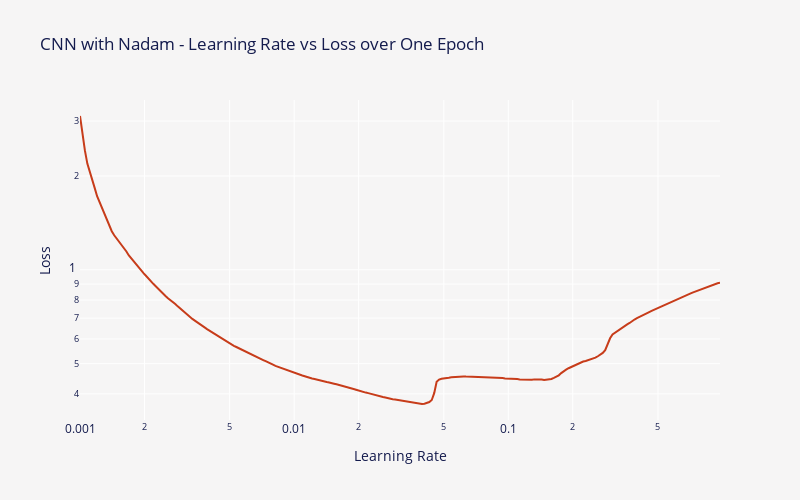

The code cell stored with this chart in its notebook:
### Markdown cell above
<p style="font-size:20px; font-family:JetBrains Mono; color:#3E3F4C; border-bottom: 3px solid #c73c1a">Notes 📜</p>
<blockquote style="margin-right:auto; margin-left:auto; background-color:#fffaf6; padding: 15px; border-radius: 10px 10px">
    <ul style="font-size:16px; font-family:JetBrains Mono; color:#3E3F4C; margin-right: 10px; margin-top: 2px; margin-bottom: 2px">
        <li>Since we have CNN architecture, it's time to find maximal learning rate for 1Cycle.</li>
    </ul>
</blockquote>

### Code cell
BATCH_SIZE = 128
lr_vs_loss = get_lr_vs_loss(cnn_mnist_model, X_train, y_train, batch_size=BATCH_SIZE)

fig = px.line(
    lr_vs_loss,
    x="Learning Rate",
    y="Loss",
    height=500,
    width=800,
    log_x=True,
    log_y=True,
    title="CNN with Nadam - Learning Rate vs Loss over One Epoch",
)
fig.update_traces(
    line_color="#c73c1a",
)
fig.update_layout(
    font=dict(color=FONT_COLOR),
    plot_bgcolor=BACKGROUND_COLOR,
    paper_bgcolor=BACKGROUND_COLOR,
)

fig.show()

### Figure 1 — Plotly figure (JSON) as saved in the notebook; plotly's stock layout.template omitted (floating-point values rounded to 4 significant figures; data arrays with more than 128 entries replaced by an {"elided": "..."} marker saying what was removed)
{"data": [{"hovertemplate": "Learning Rate=%{x}<br>Loss=%{y}<extra></extra>", "legendgroup": "", "line": {"color": "#c73c1a", "dash": "solid"}, "marker": {"symbol": "circle"}, "mode": "lines", "name": "", "orientation": "v", "showlegend": false, "type": "scatter", "x": {"elided": "263 float values"}, "xaxis": "x", "y": {"elided": "263 float values"}, "yaxis": "y"}], "layout": {"font": {"color": "#141B4D"}, "height": 500, "legend": {"tracegroupgap": 0}, "paper_bgcolor": "#F6F5F5", "plot_bgcolor": "#F6F5F5", "title": {"text": "CNN with Nadam - Learning Rate vs Loss over One Epoch"}, "width": 800, "xaxis": {"anchor": "y", "domain": [0, 1], "title": {"text": "Learning Rate"}, "type": "log"}, "yaxis": {"anchor": "x", "domain": [0, 1], "title": {"text": "Loss"}, "type": "log"}}}
